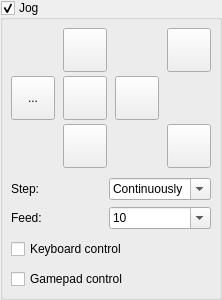
            <widget class="GroupBox" name="grpJog">
             <property name="title">
              <string>Jog</string>
             </property>
             <property name="checkable">
              <bool>true</bool>
             </property>
             <property name="overrided" stdset="0">
              <bool>false</bool>
             </property>
             <layout class="QVBoxLayout" name="verticalLayout_11">
              <property name="leftMargin">
               <number>8</number>
              </property>
              <property name="topMargin">
               <number>8</number>
              </property>
              <property name="rightMargin">
               <number>8</number>
              </property>
              <property name="bottomMargin">
               <number>8</number>
              </property>
              <item>
               <widget class="QWidget" name="widgetJog" native="true">
                <layout class="QVBoxLayout" name="verticalLayout_9">
                 <property name="spacing">
                  <number>10</number>
                 </property>
                 <property name="leftMargin">
                  <number>0</number>
                 </property>
                 <property name="topMargin">
                  <number>0</number>
                 </property>
                 <property name="rightMargin">
                  <number>0</number>
                 </property>
                 <property name="bottomMargin">
                  <number>0</number>
                 </property>
                 <item>
                  <layout class="QGridLayout" name="gridLayout_3">
                   <property name="horizontalSpacing">
                    <number>8</number>
                   </property>
                   <property name="verticalSpacing">
                    <number>4</number>
                   </property>
                   <item row="2" column="0">
                    <widget class="StyledToolButton" name="cmdXMinus">
                     <property name="sizePolicy">
                      <sizepolicy hsizetype="Fixed" vsizetype="Fixed">
                       <horstretch>0</horstretch>
                       <verstretch>0</verstretch>
                      </sizepolicy>
                     </property>
                     <property name="minimumSize">
                      <size>
                       <width>44</width>
                       <height>44</height>
                      </size>
                     </property>
                     <property name="toolTip">
                      <string>X-</string>
                     </property>
                     <property name="text">
                      <string>...</string>
                     </property>
                     <property name="icon">
                      <iconset resource="images.qrc">
                       <normaloff>:/images/1401561986_chevron-left.png</normaloff>:/images/1401561986_chevron-left.png</iconset>
                     </property>
                     <property name="iconSize">
                      <size>
                       <width>30</width>
                       <height>30</height>
                      </size>
                     </property>
                    </widget>
                   </item>
                   <item row="3" column="1">
                    <layout class="QHBoxLayout" name="horizontalLayout_13">
                     <property name="spacing">
                      <number>0</number>
                     </property>
                     <item>
                      <widget class="StyledToolButton" name="cmdYMinus">
                       <property name="sizePolicy">
                        <sizepolicy hsizetype="Fixed" vsizetype="Fixed">
                         <horstretch>0</horstretch>
                         <verstretch>0</verstretch>
                        </sizepolicy>
                       </property>
                       <property name="minimumSize">
                        <size>
                         <width>44</width>
                         <height>44</height>
                        </size>
                       </property>
                       <property name="toolTip">
                        <string>Y-</string>
                       </property>
                       <property name="text">
                        <string/>
                       </property>
                       <property name="icon">
                        <iconset resource="images.qrc">
                         <normaloff>:/images/1401562173_chevron-down.png</normaloff>:/images/1401562173_chevron-down.png</iconset>
                       </property>
                       <property name="iconSize">
                        <size>
                         <width>30</width>
                         <height>30</height>
                        </size>
                       </property>
                      </widget>
                     </item>
                    </layout>
                   </item>
                   <item row="2" column="2">
                    <widget class="StyledToolButton" name="cmdXPlus">
                     <property name="sizePolicy">
                      <sizepolicy hsizetype="Fixed" vsizetype="Fixed">
                       <horstretch>0</horstretch>
                       <verstretch>0</verstretch>
                      </sizepolicy>
                     </property>
                     <property name="minimumSize">
                      <size>
                       <width>44</width>
                       <height>44</height>
                      </size>
                     </property>
                     <property name="toolTip">
                      <string>X+</string>
                     </property>
                     <property name="text">
                      <string/>
                     </property>
                     <property name="icon">
                      <iconset resource="images.qrc">
                       <normaloff>:/images/1401562173_chevron-right.png</normaloff>:/images/1401562173_chevron-right.png</iconset>
                     </property>
                     <property name="iconSize">
                      <size>
                       <width>30</width>
                       <height>30</height>
                      </size>
                     </property>
                    </widget>
                   </item>
                   <item row="0" column="1">
                    <layout class="QHBoxLayout" name="horizontalLayout_12">
                     <property name="spacing">
                      <number>0</number>
                     </property>
                     <item>
                      <widget class="StyledToolButton" name="cmdYPlus">
                       <property name="sizePolicy">
                        <sizepolicy hsizetype="Fixed" vsizetype="Fixed">
                         <horstretch>0</horstretch>
                         <verstretch>0</verstretch>
                        </sizepolicy>
                       </property>
                       <property name="minimumSize">
                        <size>
                         <width>44</width>
                         <height>44</height>
                        </size>
                       </property>
                       <property name="toolTip">
                        <string>Y+</string>
                       </property>
                       <property name="text">
                        <string/>
                       </property>
                       <property name="icon">
                        <iconset resource="images.qrc">
                         <normaloff>:/images/1401562173_chevron-up.png</normaloff>:/images/1401562173_chevron-up.png</iconset>
                       </property>
                       <property name="iconSize">
                        <size>
                         <width>30</width>
                         <height>30</height>
                        </size>
                       </property>
                      </widget>
                     </item>
                    </layout>
                   </item>
                   <item row="0" column="3">
                    <layout class="QHBoxLayout" name="horizontalLayout_25">
                     <property name="spacing">
                      <number>0</number>
                     </property>
                     <item>
                      <spacer name="horizontalSpacer">
                       <property name="orientation">
                        <enum>Qt::Horizontal</enum>
                       </property>
                       <property name="sizeHint" stdset="0">
                        <size>
                         <width>0</width>
                         <height>20</height>
                        </size>
                       </property>
                      </spacer>
                     </item>
                     <item>
                      <widget class="StyledToolButton" name="cmdZPlus">
                       <property name="sizePolicy">
                        <sizepolicy hsizetype="Fixed" vsizetype="Fixed">
                         <horstretch>0</horstretch>
                         <verstretch>0</verstretch>
                        </sizepolicy>
                       </property>
                       <property name="minimumSize">
                        <size>
                         <width>44</width>
                         <height>44</height>
                        </size>
                       </property>
                       <property name="toolTip">
                        <string>Z+</string>
                       </property>
                       <property name="text">
                        <string/>
                       </property>
                       <property name="icon">
                        <iconset resource="images.qrc">
                         <normaloff>:/images/1401562699_icon-arrow-up-b.png</normaloff>:/images/1401562699_icon-arrow-up-b.png</iconset>
                       </property>
                       <property name="iconSize">
                        <size>
                         <width>28</width>
                         <height>28</height>
                        </size>
                       </property>
                      </widget>
                     </item>
                    </layout>
                   </item>
                   <item row="3" column="3">
                    <layout class="QHBoxLayout" name="horizontalLayout_26">
                     <property name="spacing">
                      <number>0</number>
                     </property>
                     <item>
                      <spacer name="horizontalSpacer_2">
                       <property name="orientation">
                        <enum>Qt::Horizontal</enum>
                       </property>
                       <property name="sizeHint" stdset="0">
                        <size>
                         <width>0</width>
                         <height>20</height>
                        </size>
                       </property>
                      </spacer>
                     </item>
                     <item>
                      <widget class="StyledToolButton" name="cmdZMinus">
                       <property name="sizePolicy">
                        <sizepolicy hsizetype="Fixed" vsizetype="Fixed">
                         <horstretch>0</horstretch>
                         <verstretch>0</verstretch>
                        </sizepolicy>
                       </property>
                       <property name="minimumSize">
                        <size>
                         <width>44</width>
                         <height>44</height>
                        </size>
                       </property>
                       <property name="toolTip">
                        <string>Z-</string>
                       </property>
                       <property name="text">
                        <string/>
                       </property>
                       <property name="icon">
                        <iconset resource="images.qrc">
                         <normaloff>:/images/1401562699_icon-arrow-down-b.png</normaloff>:/images/1401562699_icon-arrow-down-b.png</iconset>
                       </property>
                       <property name="iconSize">
                        <size>
                         <width>28</width>
                         <height>28</height>
                        </size>
                       </property>
                      </widget>
                     </item>
                    </layout>
                   </item>
                   <item row="2" column="1">
                    <layout class="QHBoxLayout" name="horizontalLayout_15">
                     <property name="spacing">
                      <number>0</number>
                     </property>
                     <item>
                      <widget class="StyledToolButton" name="cmdStop">
                       <property name="sizePolicy">
                        <sizepolicy hsizetype="Fixed" vsizetype="Fixed">
                         <horstretch>0</horstretch>
                         <verstretch>0</verstretch>
                        </sizepolicy>
                       </property>
                       <property name="minimumSize">
                        <size>
                         <width>44</width>
                         <height>44</height>
                        </size>
                       </property>
                       <property name="toolTip">
                        <string>Stop</string>
                       </property>
                       <property name="text">
                        <string/>
                       </property>
                       <property name="icon">
                        <iconset resource="images.qrc">
                         <normaloff>:/images/brake.png</normaloff>:/images/brake.png</iconset>
                       </property>
                       <property name="iconSize">
                        <size>
                         <width>30</width>
                         <height>30</height>
                        </size>
                       </property>
                      </widget>
                     </item>
                    </layout>
                   </item>
                  </layout>
                 </item>
                 <item>
                  <layout class="QGridLayout" name="gridLayout_8">
                   <property name="verticalSpacing">
                    <number>7</number>
                   </property>
                   <item row="0" column="1">
                    <widget class="ComboBoxKey" name="cboJogStep">
                     <property name="editable">
                      <bool>true</bool>
                     </property>
                     <property name="insertPolicy">
                      <enum>QComboBox::NoInsert</enum>
                     </property>
                     <item>
                      <property name="text">
                       <string>Continuously</string>
                      </property>
                     </item>
                     <item>
                      <property name="text">
                       <string>0.01</string>
                      </property>
                     </item>
                     <item>
                      <property name="text">
                       <string>0.1</string>
                      </property>
                     </item>
                     <item>
                      <property name="text">
                       <string>1</string>
                      </property>
                     </item>
                     <item>
                      <property name="text">
                       <string>5</string>
                      </property>
                     </item>
                     <item>
                      <property name="text">
                       <string>10</string>
                      </property>
                     </item>
                     <item>
                      <property name="text">
                       <string>100</string>
                      </property>
                     </item>
                    </widget>
                   </item>
                   <item row="0" column="0">
                    <widget class="QLabel" name="label_20">
                     <property name="text">
                      <string>Step:</string>
                     </property>
                    </widget>
                   </item>
                   <item row="1" column="0">
                    <widget class="QLabel" name="label_22">
                     <property name="text">
                      <string>Feed:</string>
                     </property>
                    </widget>
                   </item>
                   <item row="1" column="1">
                    <widget class="ComboBoxKey" name="cboJogFeed">
                     <property name="editable">
                      <bool>true</bool>
                     </property>
                     <property name="insertPolicy">
                      <enum>QComboBox::NoInsert</enum>
                     </property>
                     <item>
                      <property name="text">
                       <string>10</string>
                      </property>
                     </item>
                     <item>
                      <property name="text">
                       <string>50</string>
                      </property>
                     </item>
                     <item>
                      <property name="text">
                       <string>100</string>
                      </property>
                     </item>
                     <item>
                      <property name="text">
                       <string>500</string>
                      </property>
                     </item>
                     <item>
                      <property name="text">
                       <string>1000</string>
                      </property>
                     </item>
                     <item>
                      <property name="text">
                       <string>2000</string>
                      </property>
                     </item>
                    </widget>
                   </item>
                  </layout>
                 </item>
                 <item>
                  <widget class="QCheckBox" name="chkKeyboardControl">
                   <property name="text">
                    <string>Keyboard control</string>
                   </property>
                  </widget>
                 </item>
                 <item>
                  <widget class="QCheckBox" name="chkGamepadControl">
                   <property name="text">
                    <string>Gamepad control</string>
                   </property>
                  </widget>
                 </item>
                </layout>
               </widget>
              </item>
             </layout>
            </widget>
